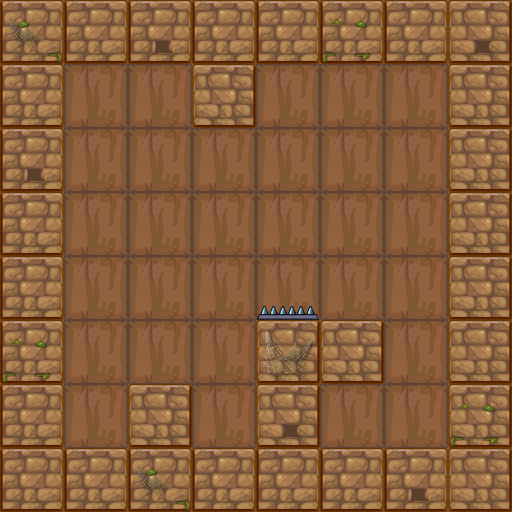

This game map was drawn from its Tiled (.tmx) file and the tilesets committed beside it. A one-line description and the trimmed map source follow:
An orthogonal 8x8 tile map with 64x64 px tiles, 2 tile layers (bg1, fg1) and 13 objects (8x wall, ding, key, door, player, ...).

<map version="1.0" orientation="orthogonal" renderorder="right-down" width="8" height="8" tilewidth="64" tileheight="64">
 <properties>
  <property name="maxStep" value="11" />
 </properties>
 <tileset firstgid="1" name="lv1map" tilewidth="64" tileheight="64">
  <image source="lv1map.png" width="256" height="256" />
 </tileset>
 <layer name="bg1" width="8" height="8">
  <data>[64 cells, 64 non-empty, 3 distinct tile ids]</data>
 </layer>
 <layer name="fg1" width="8" height="8">
  <data>[64 cells, 12 non-empty, 5 distinct tile ids]</data>
 </layer>
 <objectgroup name="obj1">
  <object name="wall" x="0" y="0" width="512" height="64" />
  <object name="wall" x="192" y="0" width="64" height="128" />
  <object name="wall" x="0" y="0" width="64" height="512" />
  <object name="wall" x="0" y="448" width="512" height="64" />
  <object name="wall" x="128" y="384" width="64" height="128" />
  <object name="wall" x="256" y="320" width="64" height="192" />
  <object name="wall" x="256" y="320" width="128" height="64" />
  <object name="wall" x="448" y="0" width="64" height="448" />
  <object name="ding" x="256" y="307" width="64" height="13" />
  <object name="key" x="192" y="384" width="64" height="64">
   <properties>
    <property name="isArmature" value="true" />
   </properties>
  </object>
  <object name="door" x="320" y="384" width="64" height="64">
   <properties>
    <property name="isArmature" value="true" />
   </properties>
  </object>
  <object name="player" x="64" y="384" width="64" height="64" />
  <object name="torches" x="192" y="64" width="64" height="64" />
 </objectgroup>
</map>
